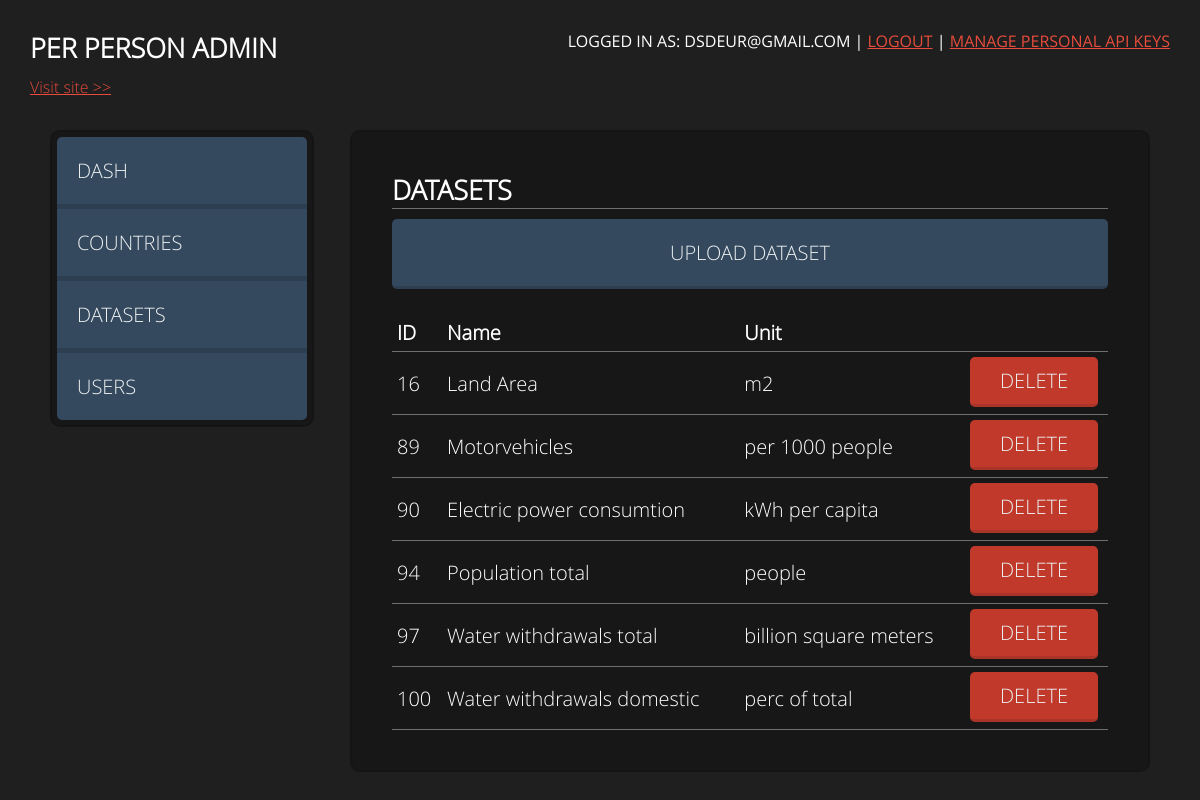
Page /admin/index.php?page=datasets (signed in) on the committed database.
### tables this page shows
CREATE TABLE IF NOT EXISTS `dataset` (
  `id` int(11) NOT NULL AUTO_INCREMENT,
  `name` varchar(100) NOT NULL,
  `unit` varchar(100) NOT NULL,
  PRIMARY KEY (`id`),
  UNIQUE KEY `name` (`name`)
);

### inc/checklogin.php (called while the page is built, shortened)
<?php
	if(!isset($_SESSION["email"]) && !isset($_SESSION["userid"])) {
		if(!isset($loginRequired) || $loginRequired != false){
			header("Location: ../". ADMIN_PATH ."/login.php");
		}
	} else {
		$email = $_SESSION["email"];
	}
?>

### inc/config.php (called while the page is built, shortened)
<?php
	$config = array(
		"db" => array(
			"dbname" => "perperson",
			"username" => "root",
			"password" => "",
			"host" => "localhost"
		)
	);
	require_once("checklogin.php");
	require_once("database.php");
	$db = new Database();
?>

### inc/database.php (called while the page is built, shortened)
<?php
Class Database {
	private $mysqli = false;
	public function connect($config) {
		if(!$this->mysqli){
			$this->mysqli = new mysqli($config['db']['host'],
							   $config['db']['username'],
							   $config['db']['password'],
							   $config['db']['dbname']);
			if(mysqli_connect_error()) {
				echo mysqli_connect_error();
				return false;
			} else {
				return true;
			}
		} else {
			return true;
		}
	}
	function getFromDB($table, $extraQuery="", $extraParamType="", $extraPara=null){
		$query = "SELECT * FROM $table " . $extraQuery;
		$stmt = $this->mysqli->prepare ($query);
		if(!$stmt->execute())
		{
			return false;
		}
		else {
			$result = $stmt->get_result();
			$data = array();
			while($row = $result->fetch_array(MYSQLI_ASSOC)) {
				array_push($data, $row);
			}
			return $data;
		}
	}
}
?>

### admin/parts/datasets.php (the view, shortened to what this page needs)
<?php
	$datafromdb = $db->getFromDB("dataset");
?>
	<section id="data" class="dataSec">
		<div id="datasetdata">
			<h1>Datasets</h1>
			<button id="showForm" class="bttn big">Upload dataset</button>
			<table>
				<tr>
					<th>ID</th>
					<th>Name</th>
					<th>Unit</th>
					<th></th>
				</tr>
			<?php
			foreach($datafromdb as $data): ?>
				<tr>
					<td><?php echo $data["id"] ?></td>
					<td><?php echo $data["name"] ?></td>
					<td><?php echo $data["unit"] ?></td>
					<td><button class="bttn red delete">Delete</button></td>
				</tr>
			<?php endforeach; ?>
			</table>
		</div>
	</section>

### admin/index.php (shortened to what this page needs)
<?php
	require_once("../inc/config.php");
	$pages = ["dash", "countries", "datasets", "data", "users", "apikeys"];
	if(isset($_GET["page"])) {
		$page = test_input($_GET["page"]);
		if (false !== $key = array_search($page, $pages)) {
		    $pageKey = $key;
		} else {
			$pageKey = 0;
		}
	} else {
		$pageKey = 0;
	}
?>
<!DOCTYPE html>
<html>
	<head>
		<link type="text/css" rel="stylesheet" href="css/style.css" />
	</head>
	<body>
		<header>
			<div id="title">
				<h1>Per Person Admin</h1>
				<a href="../public/">Visit site >></a>
			</div>
			<div id="profile">
				<p>Logged in as: <?php echo $email ?> |
				<a href="../php/logout.php">Logout</a> |
				<a href="userconfig.php">Manage personal api keys</a>
				</p>
			</div>
		</header>
		<aside id="menu">
			<nav>
				<ul>
					<li><a href="?page=dash">Dash</a></li>
					<li><a href="?page=countries">Countries</a></li>
					<li><a href="?page=datasets">Datasets</a></li>
					<li><a href="?page=users">Users</a></li>
				</ul>
			</nav>
		</aside>
		<?php
		include("parts/". $pages[$pageKey] .".php"); ?>
	</body>
</html>

### rows in the picture
dataset: id "16", name "Land Area", unit "m2"
dataset: id "89", name "Motorvehicles", unit "per 1000 people"
dataset: id "90", name "Electric power consumtion", unit "kWh per capita"
dataset: id "94", name "Population total", unit "people"
dataset: id "97", name "Water withdrawals total", unit "billion square meters"
dataset: id "100", name "Water withdrawals domestic", unit "perc of total"

### other values in the picture
$email "DSDEUR@GMAIL.COM"
